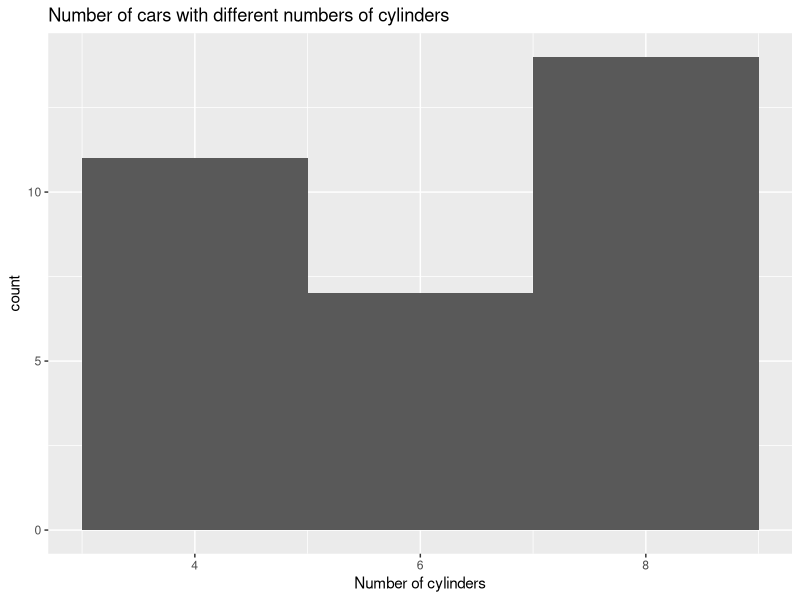
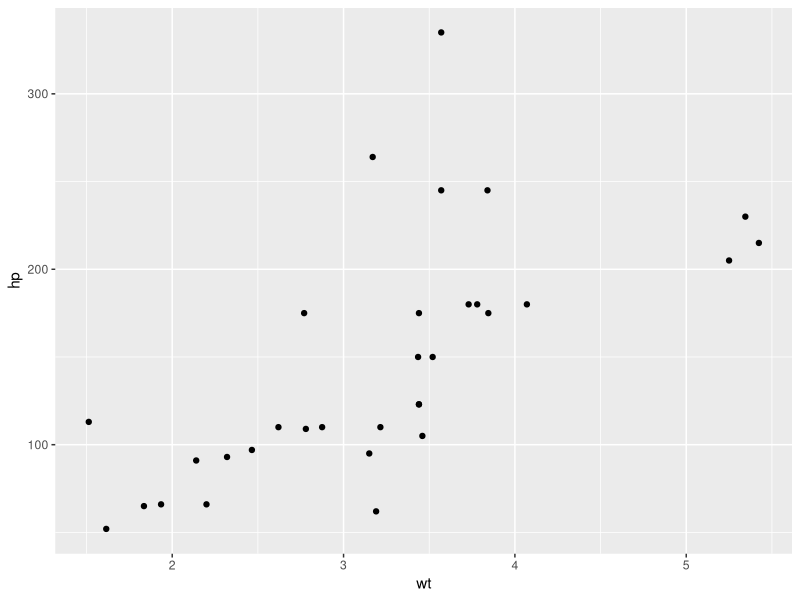
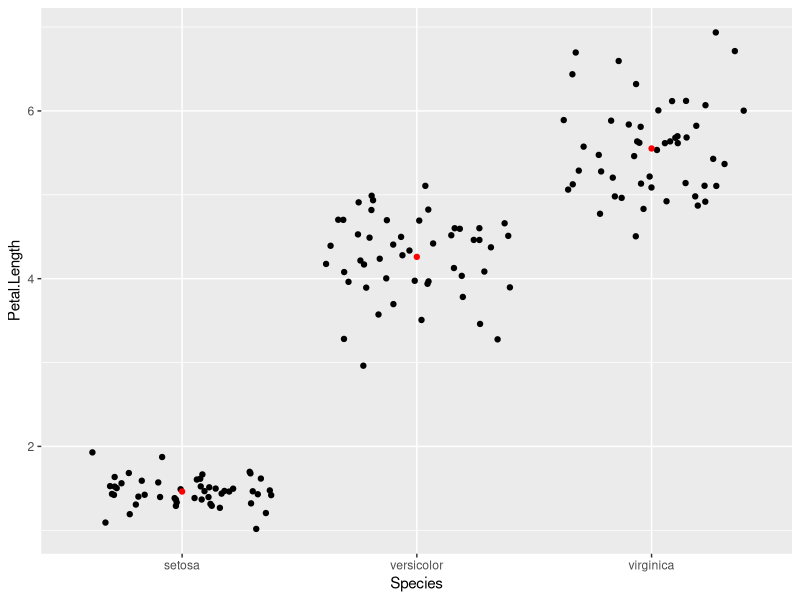
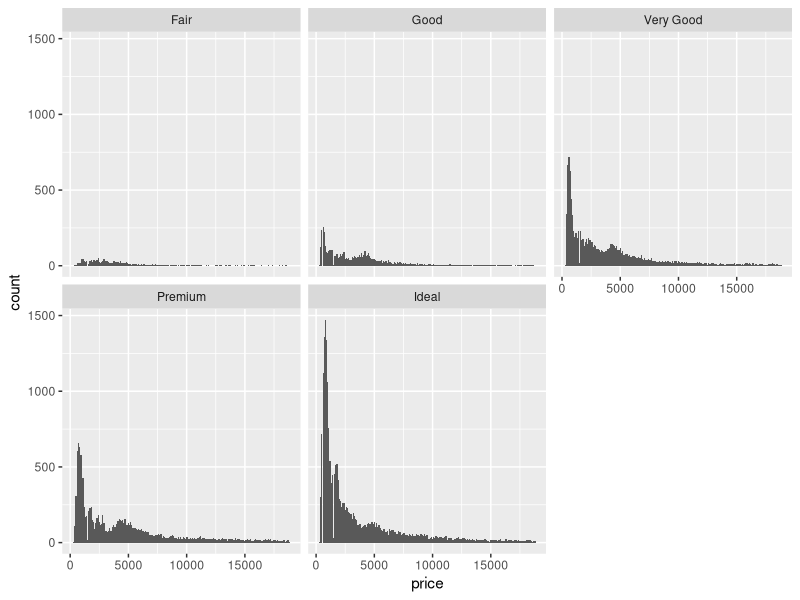

R code for these plots, in order: (Note: this script raises an error after producing the figures.)
## ---- chunk 1
library(tidyverse)
## ---- chunk 2
ggplot(mtcars, aes(x = cyl)) +
  geom_histogram(bins = 3) +
  labs(title = "Number of cars with different numbers of cylinders",
       x = "Number of cylinders")
## ---- chunk 3
ggplot(mtcars, aes(x = wt, y = hp)) +
  geom_point()
## ---- chunk 4
ggplot(data = iris, aes(x = Species, y = Petal.Length)) +
  geom_jitter() +
  annotate(geom = "point", color = "red", y = mean(filter(iris, Species == "setosa")$Petal.Length), x="setosa" ) +
  annotate(geom = "point", color = "red", y = mean(filter(iris, Species == "versicolor")$Petal.Length), x="versicolor" ) +
  annotate(geom = "point", color = "red", y = mean(filter(iris, Species == "virginica")$Petal.Length), x="virginica" )
## ---- chunk 5
ggplot(data=diamonds) + 
  geom_histogram(binwidth=100, aes(x=price)) + 
  facet_wrap(~cut)
## ---- chunk 6
ggplot(data=diamonds) + 
  geom_histogram(binwidth=0.01, aes(x=price/carat)) + 
 + facet_wrap(~cut) + scale_x_log10()
## ---- chunk 7
ggplot(data = mpg, aes(x = drv, y = hwy, colour = class)) +
  geom_boxplot()
## ---- chunk 8
ggplot(data = mpg, mapping = aes(x = displ, y = hwy,)) +
  geom_point(aes(shape = class)) +
  geom_smooth(method = 'lm')
## ---- chunk 9
ggplot(data = mpg) +
  geom_boxplot(mapping = aes(x= model, y = hwy)) +
  facet_wrap(~ year, nrow = 2) +
  coord_flip()
## ---- chunk 10

## ---- chunk 11

